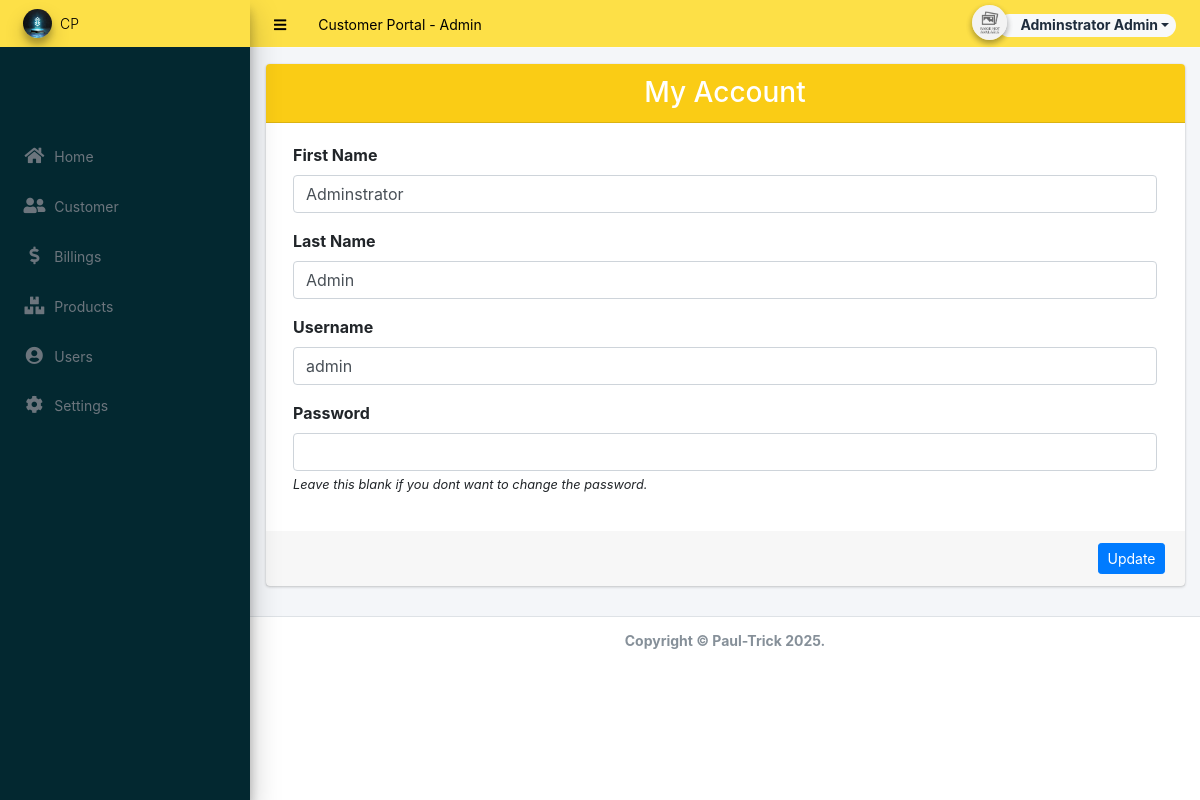
The app's page /admin/?page=user (signed in) with its own data.
### tables this page shows
CREATE TABLE `users` (
  `id` int(50) NOT NULL,
  `firstname` varchar(250) NOT NULL,
  `middlename` text DEFAULT NULL,
  `lastname` varchar(250) NOT NULL,
  `username` text NOT NULL,
  `password` text NOT NULL,
  `profile` text DEFAULT NULL,
  `last_login` datetime DEFAULT NULL,
  `type` tinyint(1) NOT NULL DEFAULT 0,
  `date_added` datetime NOT NULL DEFAULT current_timestamp(),
  `date_updated` datetime DEFAULT NULL ON UPDATE current_timestamp()
);

### classes/DBConnection.php (called while the page is built, shortened)
<?php
class DBConnection{
    private $host = DB_SERVER;
    private $username = DB_USERNAME;
    private $password = DB_PASSWORD;
    private $database = DB_NAME;
    public $conn;
    public function __construct(){
        if (!isset($this->conn)) {
            $this->conn = new mysqli($this->host, $this->username, $this->password, $this->database);
        }
    }
}
?>

### classes/SystemSettings.php (called while the page is built, shortened)
<?php
class SystemSettings extends DBConnection{
	function userdata($field = ''){
		if(!empty($field)){
			if(isset($_SESSION['userdata'][$field]))
				return $_SESSION['userdata'][$field];
			else
				return null;
		}else{
			return false;
		}
	}
}
$_settings = new SystemSettings();
?>

### admin/user/index.php (the view, shortened to what this page needs)
<?php
$user = $conn->query("SELECT * FROM users where id ='".$_settings->userdata('id')."'");
foreach($user->fetch_array() as $k =>$v){
	$meta[$k] = $v;
}
?>
<div class="card">
<div class="card-header d-flex justify-content-between align-items-center text-white" style="background-color: #facc15;">
		<h3 class="m-auto" >My Account</h3>
		</div>
	<div class="card-body">
		<div class="container-fluid">
			<form action="" id="manage-user">
				<div class="form-group">
					<label for="name">First Name</label>
					<input type="text" name="firstname" id="firstname" class="form-control" value="<?php echo isset($meta['firstname']) ? $meta['firstname']: '' ?>" required>
				</div>
				<div class="form-group">
					<label for="name">Last Name</label>
					<input type="text" name="lastname" id="lastname" class="form-control" value="<?php echo isset($meta['lastname']) ? $meta['lastname']: '' ?>" required>
				</div>
				<div class="form-group">
					<label for="username">Username</label>
					<input type="text" name="username" id="username" class="form-control" value="<?php echo isset($meta['username']) ? $meta['username']: '' ?>" required  autocomplete="off">
				</div>
				<div class="form-group">
					<label for="password">Password</label>
					<input type="password" name="password" id="password" class="form-control" value="" autocomplete="off">
					<small><i>Leave this blank if you dont want to change the password.</i></small>
				</div>
			</form>
		</div>
	</div>
	<div class="card-footer">
			<div class="col-md-12">
				<div class="row">
					<button class="btn btn-sm btn-primary ml-auto" form="manage-user">Update</button>
				</div>
			</div>
		</div>
</div>

### records on screen
users: firstname "Adminstrator", lastname "Admin", username "admin"

### other values on screen
$_settings->info('name') "Customer Portal"
$_settings->userdata('firstname').' '.$_settings->userdata('lastname') "Adminstrator Admin"
$_settings->info('short_name') "CP"
